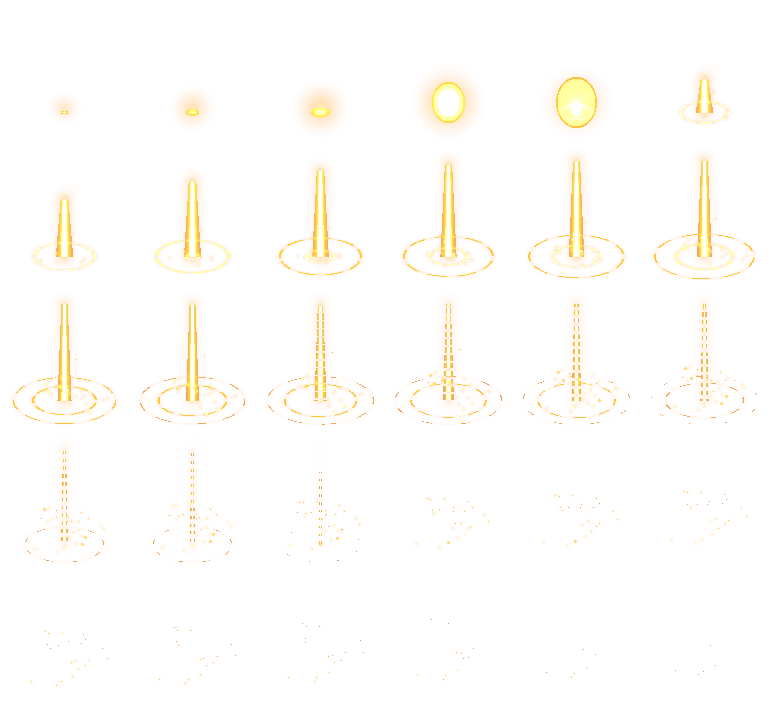
#> input picture fx/dot_pha.png, 768 x 720 px
$ python clean_magenta.py ../fx/dot_pha.png
#> lines starting #> are read from the running program, lines starting #| are printed output that depends on the picture; after the words box and inside, x2 and y2 are one past the last pixel; in counts of white or black regions, pixels touching at a corner belong together
"""(17/11) Xoá viền tím/hồng sẫm còn sót từ nền #FF00FF quanh sprite (ChatGPT vẽ trên magenta).
Điểm ảnh magenta (r ≈ b, g thấp hơn hẳn): sát mép trong suốt -> xoá; nằm trong -> lấy màu trung bình các điểm không magenta quanh nó.
Cánh hoa đào hồng (r >> b) không bị đụng. Dùng: python tools/clean_magenta.py sprites/tm_cay_da.png [...]"""
import sys
import numpy as np
from PIL import Image


def is_mag(a):
    r, g, b, al = (a[..., i].astype(int) for i in range(4))
    return (al > 0) & (abs(r - b) < 40) & (g < np.minimum(r, b) - 35) & (np.maximum(r, b) > 70)


def clean(path):
#> called with path = '../fx/dot_pha.png'
    a = np.array(Image.open(path).convert('RGBA'))
#> a is the input picture: shape (720, 768, 4); mean R, G, B, A 49.8, 29, 8.7, 8.9
    for _ in range(3):
        m = is_mag(a)
        if not m.any(): break
        al = a[..., 3] > 0
        H, W = m.shape
        edge = np.zeros_like(m)
        for dy, dx in ((1, 0), (-1, 0), (0, 1), (0, -1)):
            sh = np.zeros_like(al); sh[max(dy, 0):H + min(dy, 0), max(dx, 0):W + min(dx, 0)] = al[max(-dy, 0):H + min(-dy, 0), max(-dx, 0):W + min(-dx, 0)]
            edge |= ~sh
        edge &= m
        a[edge, 3] = 0
        for y, x in zip(*np.where(m & ~edge)):
            nb = a[max(0, y - 1):y + 2, max(0, x - 1):x + 2].reshape(-1, 4)
            ok = nb[(nb[:, 3] > 0) & ~is_mag(nb[None])[0]]
            if len(ok): a[y, x, :3] = ok[:, :3].mean(0)
            else: a[y, x, 3] = 0
#> this loop made 1 pass
#> pass 1, in is_mag, `r, g, b, al = (a[..., i].astype(int) for i in range(4))`:
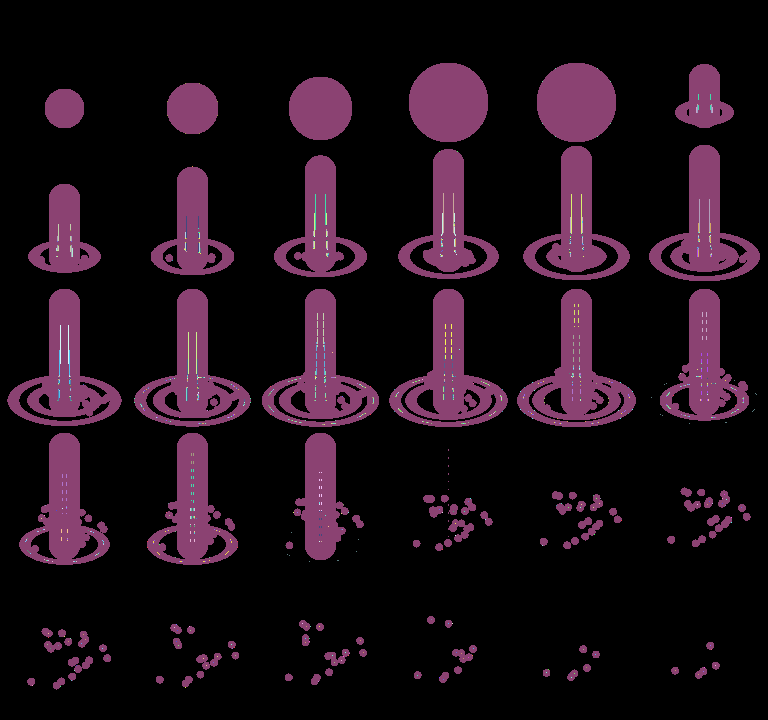
#> r: shape (720, 768) int64; 114 distinct labels, from 0 to 255; one colour per label, 0 black
#> pass 1, in is_mag, `r, g, b, al = (a[..., i].astype(int) for i in range(4))`:
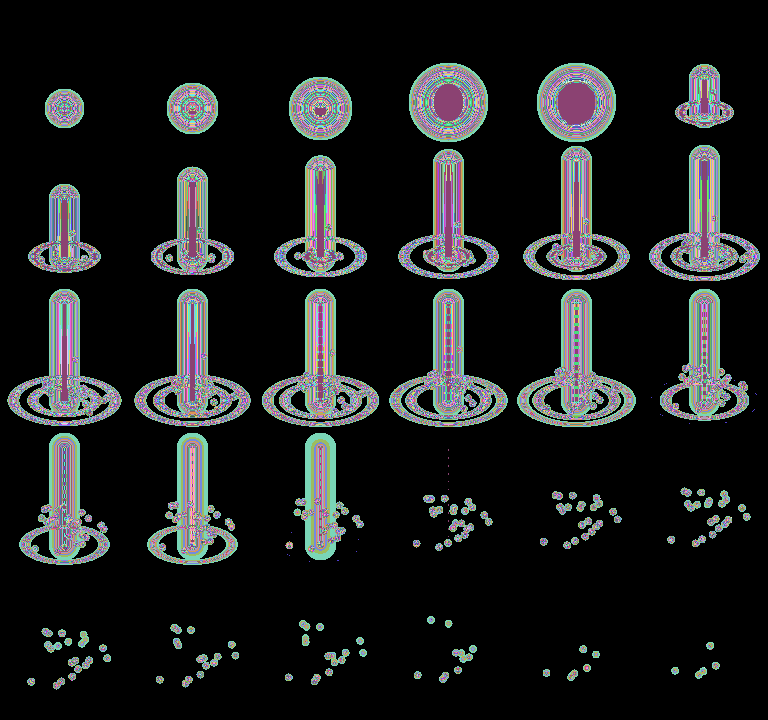
#> g: shape (720, 768) int64; 189 distinct labels, from 0 to 255; one colour per label, 0 black
#> pass 1, in is_mag, `r, g, b, al = (a[..., i].astype(int) for i in range(4))`:
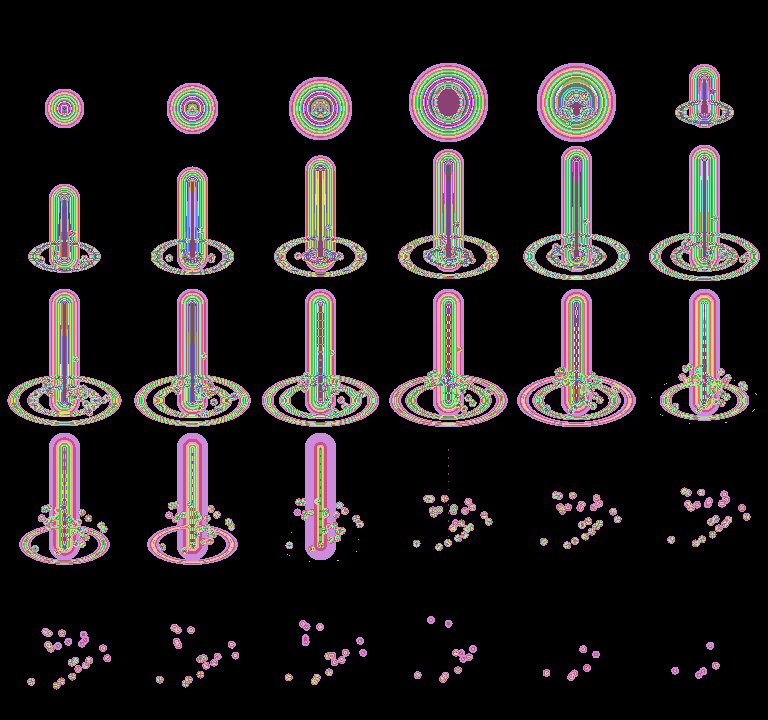
#> b: shape (720, 768) int64; 221 distinct labels, from 0 to 255; one colour per label, 0 black
#> pass 1, in is_mag, `r, g, b, al = (a[..., i].astype(int) for i in range(4))`:
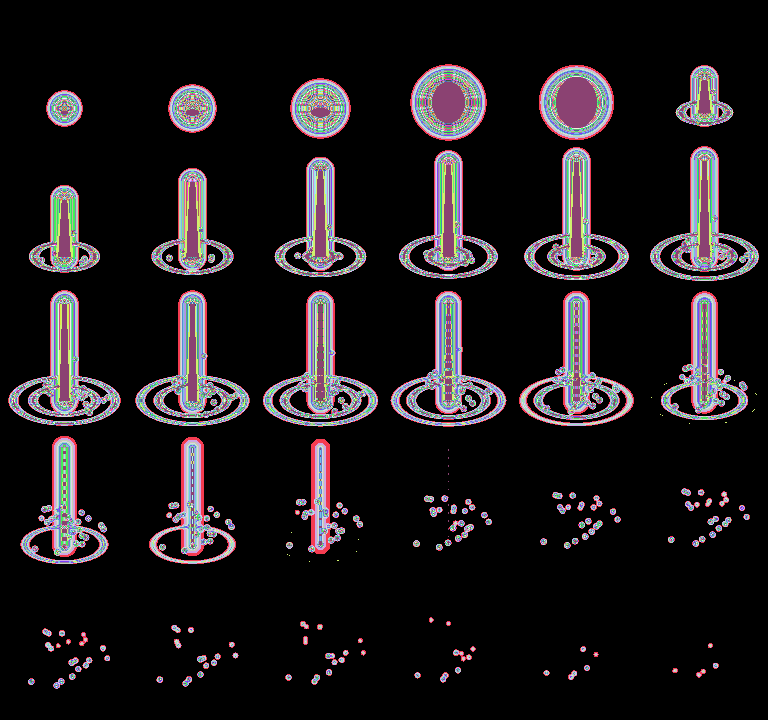
#> al: shape (720, 768) int64; 143 distinct labels, from 0 to 255; one colour per label, 0 black
    left = is_mag(a).sum()
#> in is_mag (call 2), `return (al > 0) & (abs(r - b) < 40) & (g < np.minimum(r, b) - 35) & (n..`: returned value: shape (720, 768) bool; every value is 0
#> left = 0
    Image.fromarray(a).save(path)
    print(path, 'còn', left)
#| ../fx/dot_pha.png còn 0


for p in sys.argv[1:]: clean(p)

$ run again, on fx/han_khi_color.png
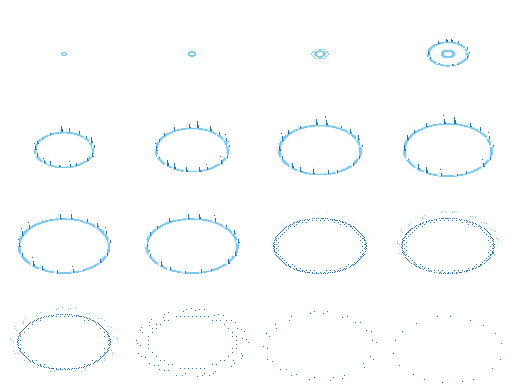
#> input picture fx/han_khi_color.png, 512 x 384 px
#> in clean, a is the input picture: shape (384, 512, 4); mean R, G, B, A 4.5, 6.1, 7, 7.8
#> the loop in clean, `for _ in range(3):` made 1 pass
#> pass 1, in is_mag, `r, g, b, al = (a[..., i].astype(int) for i in range(4))`:
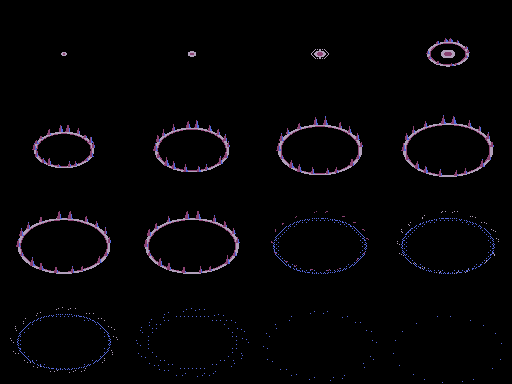
#> b: shape (384, 512) int64; 4 distinct labels, from 0 to 255; one colour per label, 0 black
#> pass 1, in is_mag, `r, g, b, al = (a[..., i].astype(int) for i in range(4))`:
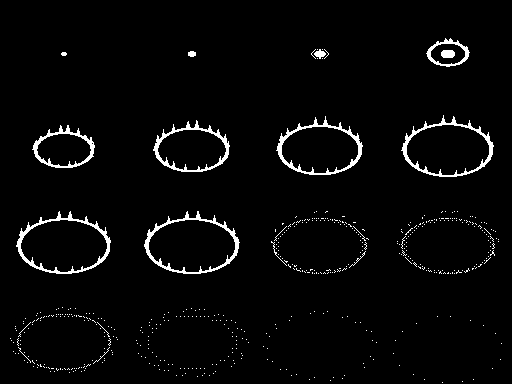
#> al: shape (384, 512) int64; 3.1% white; 527 white regions (513 under 20 px), largest, box (x1, y1, x2, y2) and area: (16, 211, 111, 274) 831, (144, 211, 240, 274) 827, (401, 115, 494, 177) 798
#> left = 0
#| ../fx/han_khi_color.png còn 0
